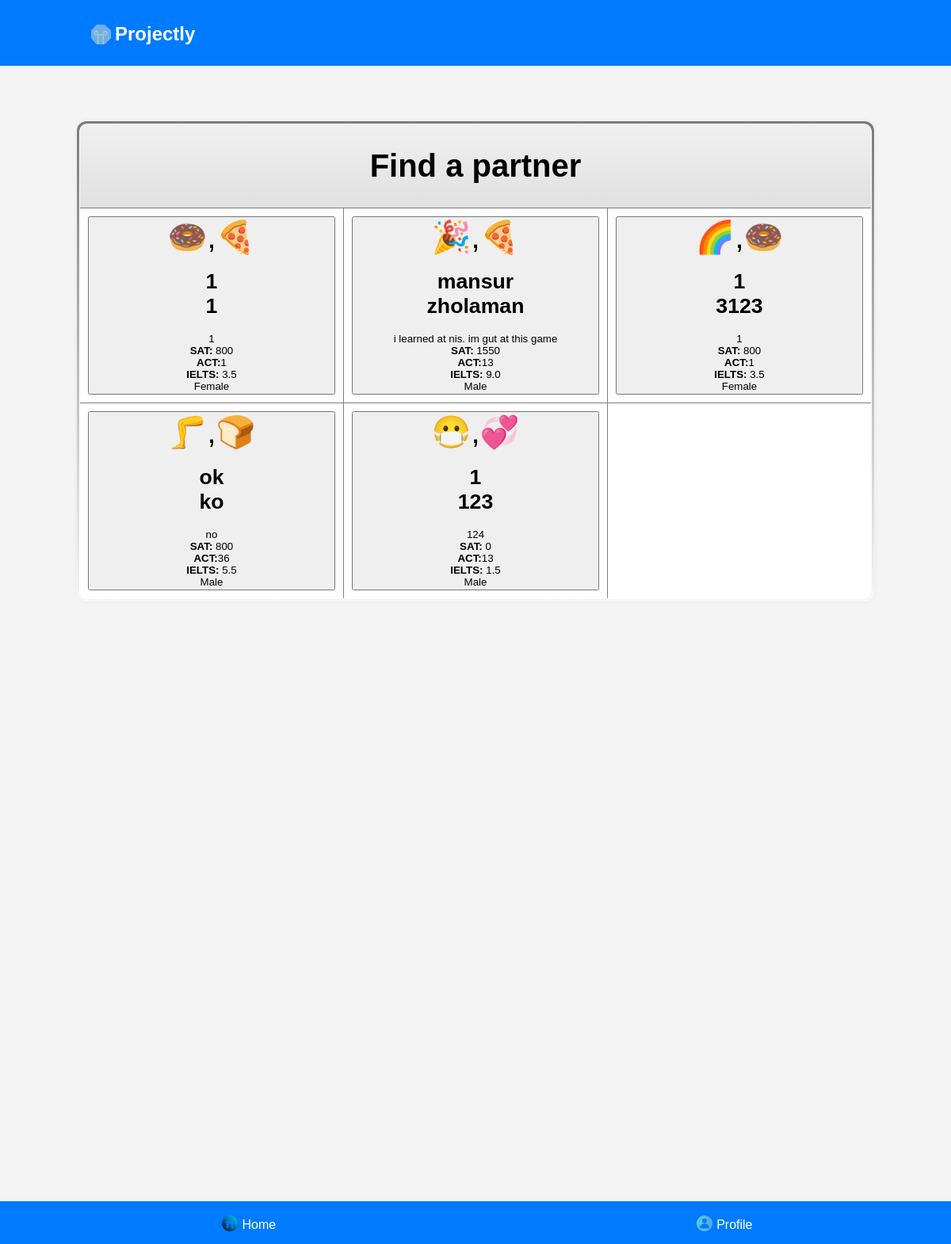
The page /partners.php on the database its author committed.
### tables this page shows
CREATE TABLE `profiledata` (
  `id` int(11) NOT NULL,
  `name` varchar(50) NOT NULL,
  `surname` varchar(50) NOT NULL,
  `profile_picture` varchar(255) DEFAULT NULL,
  `description` mediumtext,
  `gender` enum('Male','Female') NOT NULL,
  `user_id` int(11) DEFAULT NULL,
  `sat` int(11) DEFAULT NULL,
  `act` int(11) DEFAULT NULL,
  `ielts` decimal(3,1) DEFAULT NULL,
  `emojis` varchar(10) DEFAULT NULL
);

### partners.php (the view, shortened to what this page needs)
<?php
include 'C:/MAMP/htdocs/database/db_connect.php';
$sql = "SELECT * FROM profiledata";
$result = $conn->query($sql);
?>
<!DOCTYPE html>
<html lang="en">
<head>
    <link rel="stylesheet" href="styles.css" />
</head>
<body >
<div class="header" >
    <h1><img src="Pictures/Projectly.png" alt="projectly icon" style="width:35px; margin-bottom:-10px;">Projectly</h1>
</div>
<div class="categories" style="display: flex; gap: 20px; justify-content: center; align-items: center;">
<div class="gradient-border-table">
<table class="table table-striped" style="width:1000px; height:600px; text-align: center;">
<tr>
    <th colspan="3" style="height:30%; font-size:40px;">Find a partner</th>
</tr>
<?php
$counter = 0;
echo '<tr>';
while ($row = $result->fetch_assoc()) {
    echo '<td>';
    echo '<a href="profile.php?id=' . $row['id'] . '" style="width: 100%;">';
    echo '<button type="submit" style="width: 100%;">';
    echo '<div class="emoji-container" style="font-size:40px; ">';
    echo htmlspecialchars($row['emojis']);
    echo '</div>';
    echo '<div>';
    echo '<h1>';
    echo ' ' . htmlspecialchars($row['name']) . '<br>';
    echo ' ' . htmlspecialchars($row['surname']) . '<br>';
    echo '</h1>';
    echo '' . htmlspecialchars($row['description']) . '<br>';
    echo '<strong>SAT:</strong>';
    echo ' ' . htmlspecialchars($row['sat']) . '<br>';
    echo '<strong>ACT:</strong>';
    echo '' . htmlspecialchars($row['act']) . '<br>';
    echo '<strong>IELTS:</strong>';
    echo ' ' . htmlspecialchars($row['ielts']) . '<br>';
    echo ' ' . htmlspecialchars($row['gender']) . '<br>';
    echo '</button>' ;
    echo '</a>';
    echo '</div>';
    echo '</td>';
    $counter++;
    if ($counter % 3 == 0) {
        echo '</tr><tr>';
    }
}
if ($counter % 3 != 0) {
    echo '</tr>';
}
?>
<div class="footer-nav">
    <a href="index.php"><img src="pictures/home-icon.png" alt="Home Icon" class="home-icon">Home</a>
    <?php if (isset($_SESSION['username'])): ?>
        <a href="profile.php"><img src="pictures/profile-icon.png" alt="Profile Icon" class="profile-icon">Profile(<?php echo htmlspecialchars($_SESSION['username']); ?>)</a>
    <?php else: ?>
        <a href="login.php"><img src="pictures/profile-icon.png" alt="Profile Icon" class="profile-icon">Profile</a>
    <?php endif; ?>
</div>
</body>
</html>

### styles.css (style rules this page uses)
body { min-height: 190vh; display: flex; flex-direction: column; }
.gradient-border-table { width: 1000px; height: 600px; text-align: center; margin: 20px auto; border-spacing: 0; position: relative; background: linear-gradient(rgb(128, 128, 128), white); padding: 3px; border-radius: 12px; }
.gradient-border-table table { width: 100%; height: 100%; background-color: white; border-radius: 10px; overflow: hidden; margin: 0; box-shadow: 0 0 10px rgba(0, 0, 0, 0.1); }
.gradient-border-table th { height: 30%; font-size: 40px; background: linear-gradient(to bottom, #f0f0f0, #e0e0e0); padding: 10px; text-align: center; }
.gradient-border-table td { padding: 10px; font-size: 20px; width:33.33%; }
.emoji-container { float: up; }
table, th, td, tr { border: 1px solid rgb(126, 126, 126); border-collapse: collapse; }
.profile-icon, .create-icon, .home-icon { max-width: 20px; max-height: 20px; margin-right: 5px; width: auto; height: auto; position: relative; top: 3px; }
body { font-family: Arial, sans-serif; margin: 0; padding: 0; background-color: #f4f4f4; padding-bottom: 50px; }
.header { background-image: url('project.jpeg'); background-size: cover; background-position: center; background-color: #007bff; background-blend-mode: multiply; display: flex; justify-content: space-between; align-items: center; padding: 10px; background-color: #007bff; color: white; text-decoration: none; }
.header h1 { font-size: 24px; text-decoration: none; margin-left: 100px; }
.categories { display: flex; justify-content: space-around; margin-top: 50px; }
.footer-nav { background-image: url('project.jpeg'); background-size: cover; background-color: #007bff; background-blend-mode: multiply; display: flex; justify-content: space-around; padding: 15px; background-color: #007bff; position: fixed; bottom: 0; width: 100%; color: white; }
.footer-nav a { color: white; text-decoration: none; }

### rows shown on the page
profiledata: emojis "🍩,🍕", name "1", surname "1", description "1", sat "800", act "1", ielts "3.5", gender "Female"
profiledata: emojis "🎉,🍕", name "mansur", surname "zholaman", description "i learned at nis. im gut at this game", sat "1550", act "13", ielts "9.0", gender "Male"
profiledata: emojis "🌈,🍩", name "1", surname "3123", description "1", sat "800", act "1", ielts "3.5", gender "Female"
profiledata: emojis "🦵,🍞", name "ok", surname "ko", description "no", sat "800", act "36", ielts "5.5", gender "Male"
profiledata: emojis "😷,💞", name "1", surname "123", description "124", sat "0", act "13", ielts "1.5", gender "Male"
